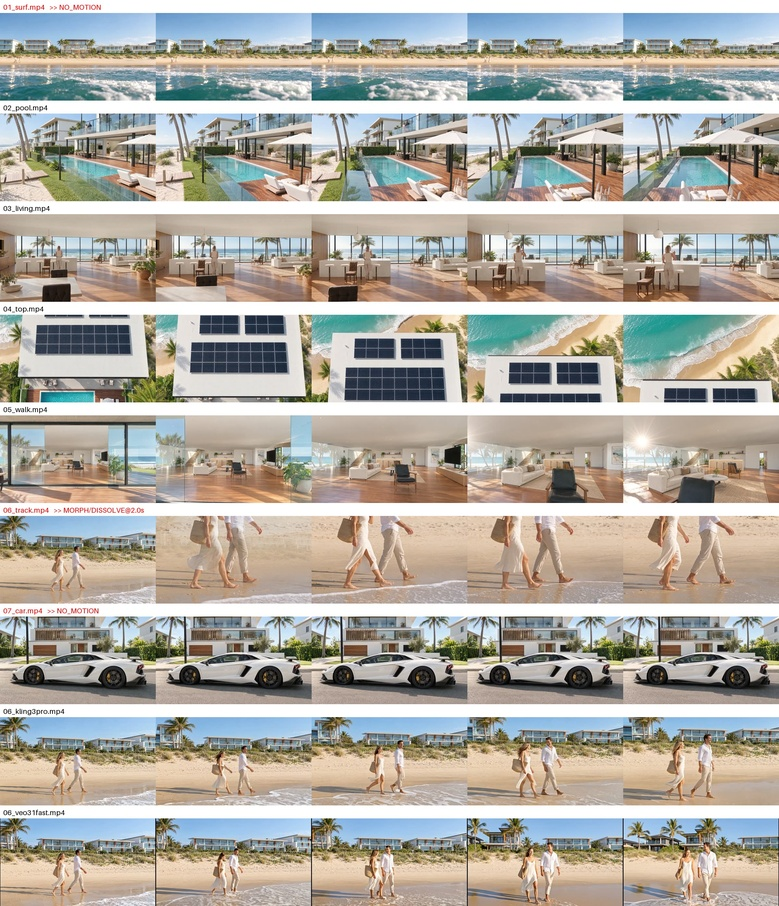
#> input picture projects/blender-blockouts/beach/video/qc-auto.jpg, 779 x 906 px, shrunk from 2400 x 2792 before the run
$ python -i deorange.py   (imports and definitions only)
#> lines starting #> are read from the running program, lines starting #| are printed output that depends on the picture
"""Regrade an AI dusk clip toward the real Kollosche twilight reference: bright creamy warm-white
interior, deep navy sky, darker exterior foliage. Works per pixel in Lab with soft hue masks, so
the interior and exterior are graded separately without a hand-drawn matte.

Usage:
  deorange.py frame in.png out.png                    # test one still
  deorange.py video in.mov out.mov                    # full clip, 16-bit in -> ProRes 422 HQ out
Tuning lives in PARAMS.
"""
import sys, subprocess, json, cv2, numpy as np

PARAMS = dict(
    wb=(0.92, 0.98, 1.08),  # RGB gains: pull the amber cast toward warm-white
    sat=0.80,               # global chroma kept
    gamma=0.88,             # midtone lift so the interior reads bright like the ref
    sky_dark=1.0,           # L multiplier inside the (blurred) sky/blue mask
    sky_chroma=1.0,         # deepen the sky toward the ref's navy
    contrast=1.12,          # S-curve around mid grey so it does not read washed
)

def grade(rgb, p=PARAMS):
    """rgb float32 0-1, returns float32 0-1. Global moves only, plus one heavily blurred
    sky mask, so there is no per-pixel blotching on near-neutral surfaces."""
    rgb = np.clip(rgb * np.array(p["wb"], np.float32), 0, 1)
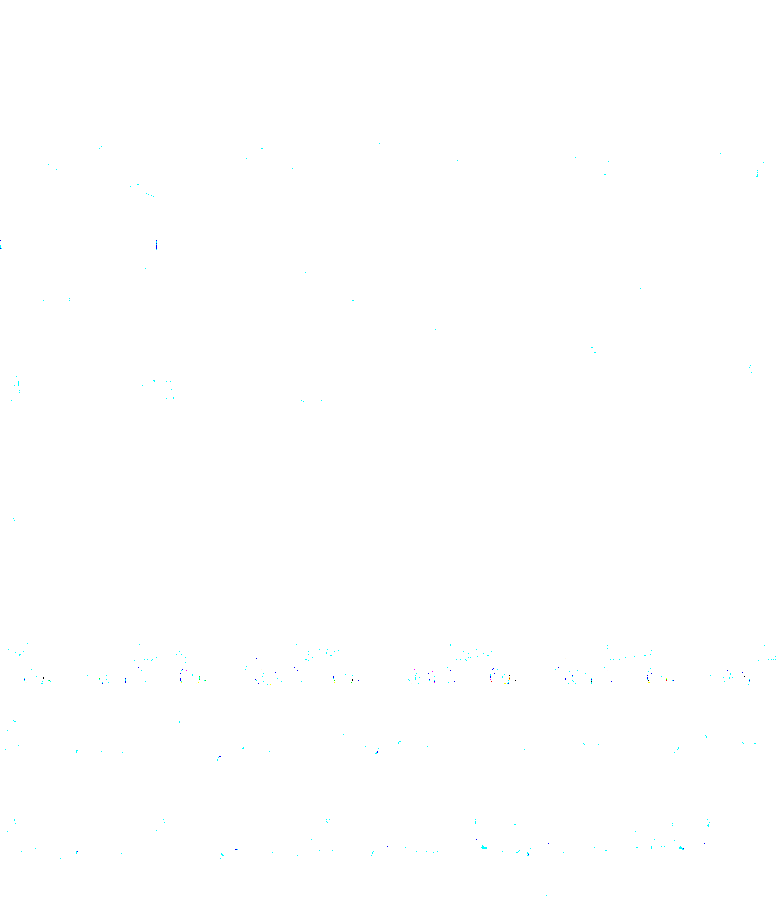
#> rgb: shape (906, 779, 3) float32; mean of channels 0, 1, 2 1, 1, 0.999; drawn as B, G, R
    lab = cv2.cvtColor(rgb, cv2.COLOR_RGB2LAB)
#> lab: shape (906, 779, 3) float32; mean of channels 0, 1, 2 99.8, 0, 0.1
    L, a, b = cv2.split(lab)
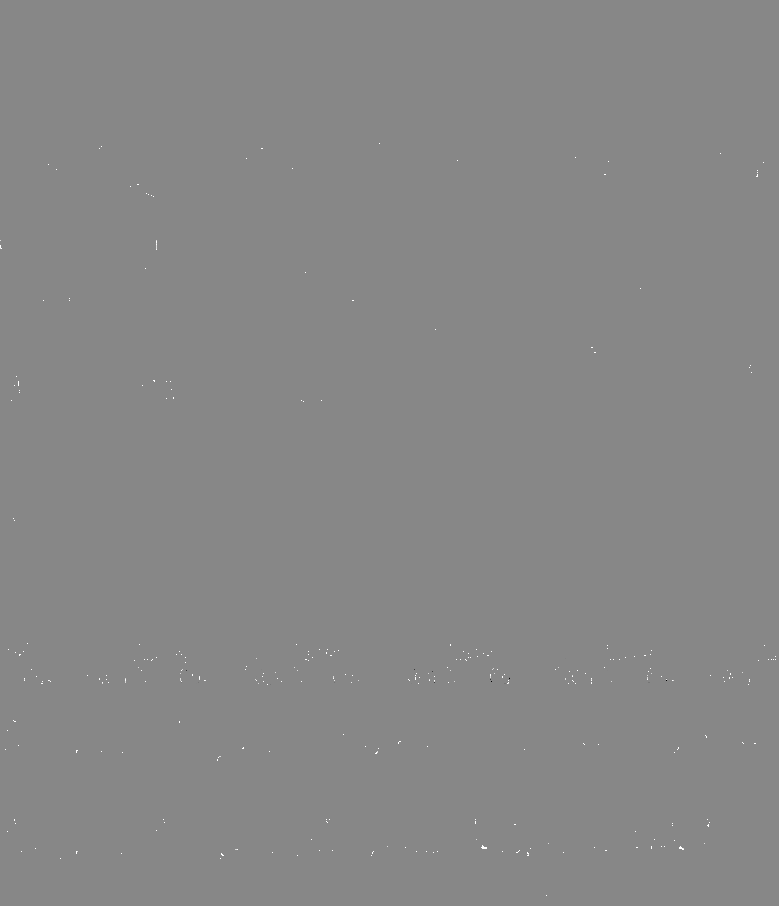
#> b: shape (906, 779) float32; min -107.9, max 94.47, mean 0.1; drawn with min black and max white
    # sky mask: clearly blue pixels. The sky is a smooth gradient, so a near-sharp mask is
    # stable there; a wide blur haloed around the tree and ceiling edge.
    blue = np.clip((-b - 8) / 14, 0, 1) * np.clip((L - 15) / 20, 0, 1)
    sky = cv2.GaussianBlur(blue, (0, 0), 1.5)
    k = p["sat"] * (1 + (p["sky_chroma"] - 1) * sky)
#> k: shape (906, 779) float32; every value is 0.8
    a, b = a * k, b * k
    L = 100 * np.power(np.clip(L / 100, 0, 1), p["gamma"])
    L = 50 + (L - 50) * p["contrast"]
    L = L * (1 - (1 - p["sky_dark"]) * sky)
    out = cv2.cvtColor(cv2.merge([L, a, b]), cv2.COLOR_LAB2RGB)
    return np.clip(out, 0, 1)

def do_frame(i, o):
    bgr = cv2.imread(i, cv2.IMREAD_UNCHANGED)
    scale = 65535.0 if bgr.dtype == np.uint16 else 255.0
    rgb = cv2.cvtColor(bgr, cv2.COLOR_BGR2RGB).astype(np.float32) / scale
    out = grade(rgb)
    cv2.imwrite(o, cv2.cvtColor((out * 255).round().astype(np.uint8), cv2.COLOR_RGB2BGR))

def do_video(i, o):
    info = json.loads(subprocess.check_output(["ffprobe", "-v", "error", "-select_streams", "v:0",
        "-show_entries", "stream=width,height,r_frame_rate", "-of", "json", i]))["streams"][0]
    w, h, fps = info["width"], info["height"], info["r_frame_rate"]
    dec = subprocess.Popen(["ffmpeg", "-v", "error", "-i", i, "-f", "rawvideo", "-pix_fmt", "rgb48le", "-"],
                           stdout=subprocess.PIPE)
    enc = subprocess.Popen(["ffmpeg", "-v", "error", "-y", "-f", "rawvideo", "-pix_fmt", "rgb48le",
        "-s", f"{w}x{h}", "-r", fps, "-i", "-", "-c:v", "prores_ks", "-profile:v", "3",
        "-pix_fmt", "yuv422p10le", "-color_primaries", "bt709", "-color_trc", "bt709",
        "-colorspace", "bt709", o], stdin=subprocess.PIPE)
    n = w * h * 3 * 2
    while True:
        buf = dec.stdout.read(n)
        if len(buf) < n:
            break
        rgb = np.frombuffer(buf, np.uint16).reshape(h, w, 3).astype(np.float32) / 65535.0
        enc.stdin.write((grade(rgb) * 65535).round().astype(np.uint16).tobytes())
    enc.stdin.close(); enc.wait(); dec.wait()

# [2 lines not run here, left out]

>>> import cv2
>>> picture = cv2.cvtColor(cv2.imread('../../blender-blockouts/beach/video/qc-auto.jpg'), cv2.COLOR_BGR2RGB)
>>> result = grade(picture)
